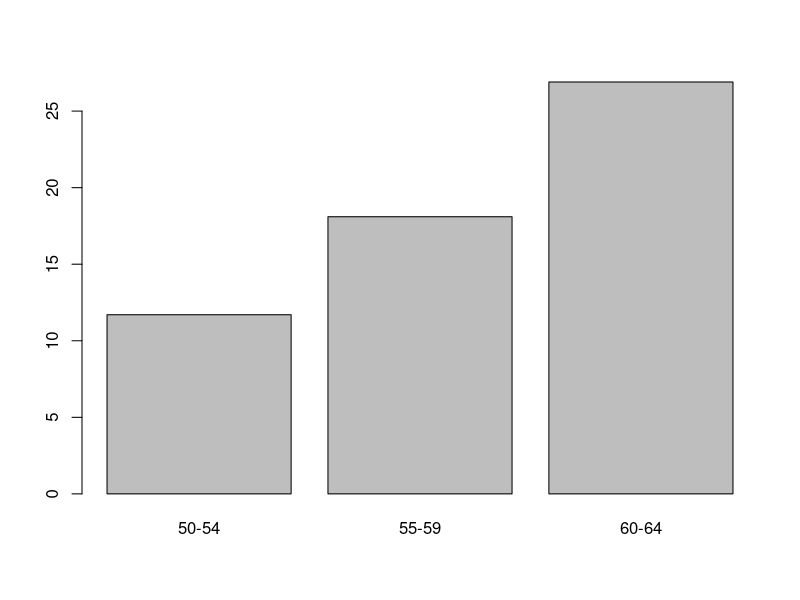
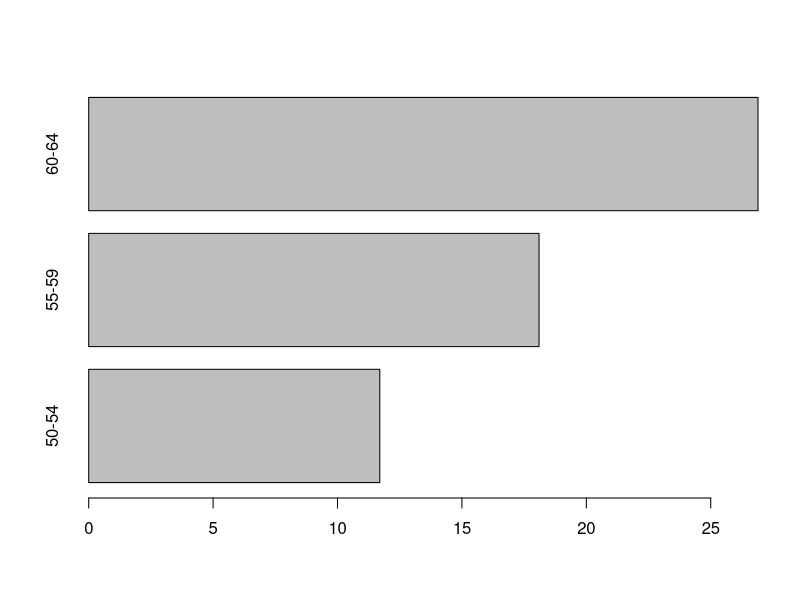
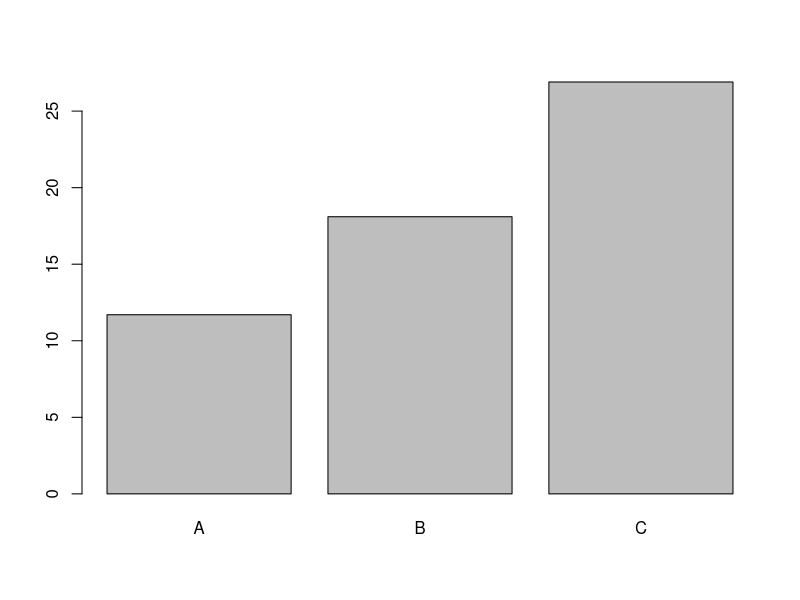
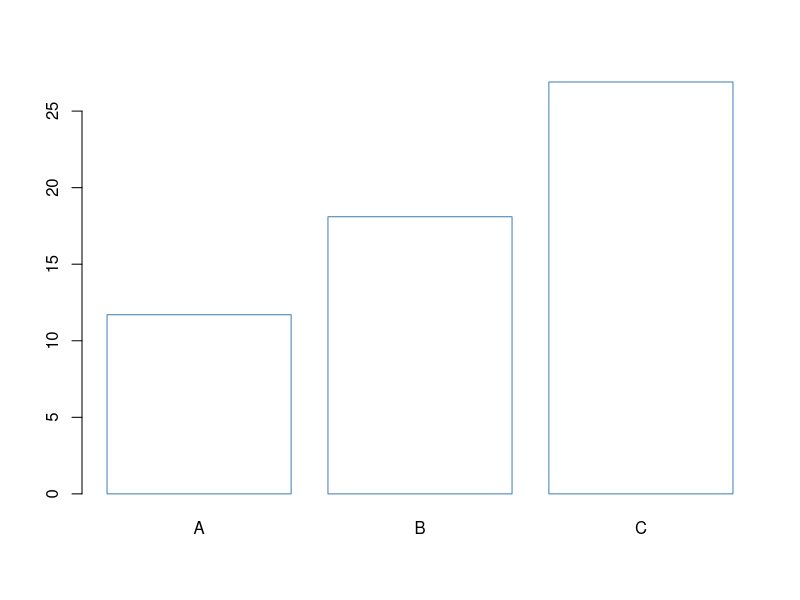
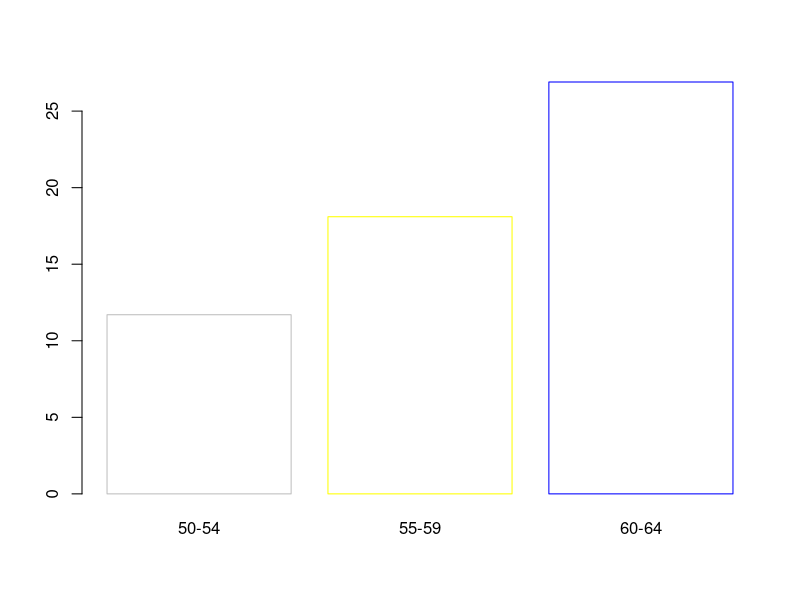
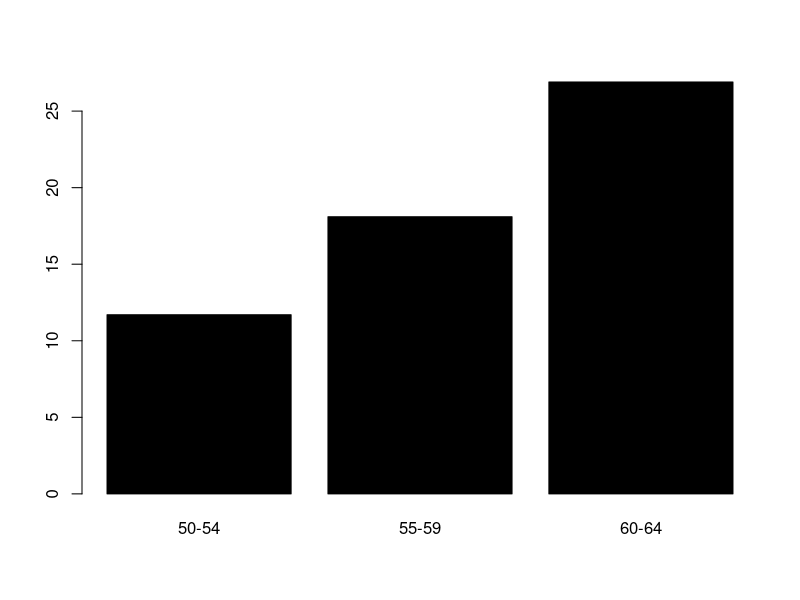
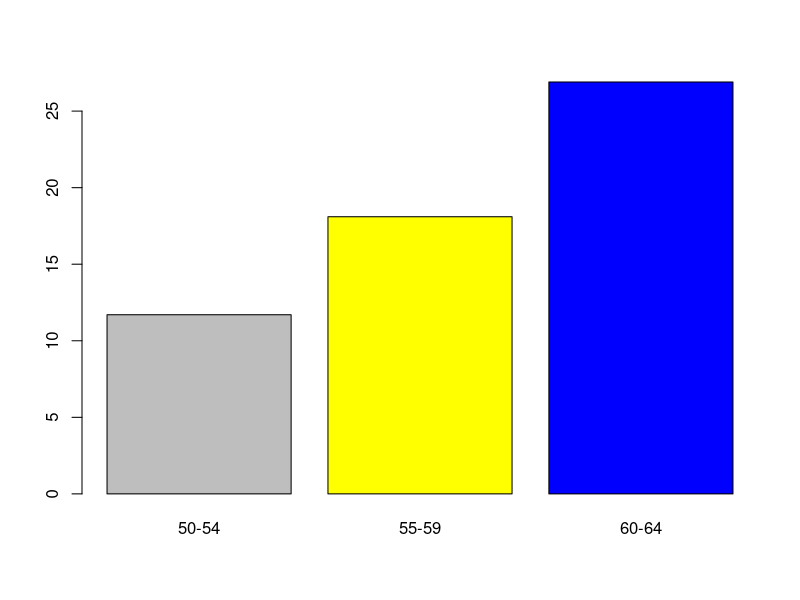
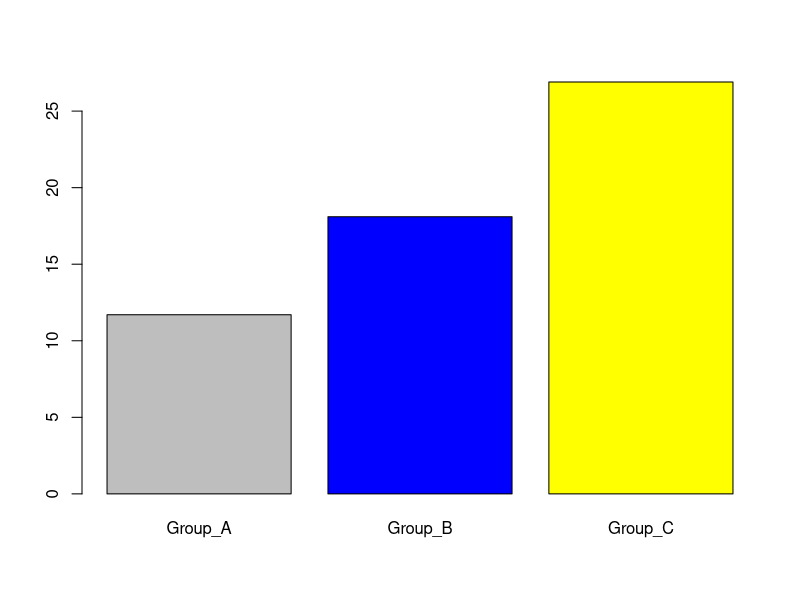

Source code (R) for these figures, in order:
# Data visualization Part-1 (Base R Plotting)
# Author: Mostafa S. Abd El-Maksoud

# 1. bar plot

# A bar plot is a graphical display of data using bars of different heights.
# In R, the barplot() function is commonly used to visualize categorical data 
# with corresponding numerical values.

# Load the dataset and extract data for plotting
VADeaths                           # View the dataset
x <- VADeaths[1:3, "Rural Male"]   # Extract first 3 age groups for Rural Males
x                                  # View extracted values

# Basic Bar plots

# Vertical bar plot (default)
barplot(x)

# Horizontal bar plot
barplot(x, horiz = TRUE)

# Change group names
barplot(x, names.arg = c("A", "B", "C"))

# Change color
barplot(x, names.arg = c("A", "B", "C"), col = "white", border = "steelblue")
barplot(x, col = "white", border = c("grey", "yellow", "blue"))
barplot(x, col = "black")
barplot(x, col = c("grey", "yellow", "blue"))
barplot(x, names.arg = c("Group_A", "Group_B", "Group_C"),
        col = c("grey", "blue", "yellow"), border = "black")

# Change main title and axis labels
barplot(x, main = "Death Rates in Virginia",
        xlab = "Age", ylab = "Rate")

# Stacked bar plots
barplot(VADeaths,
        col = c("lightblue", "mistyrose", "lightcyan", "lavender", "cornsilk"),
        legend = rownames(VADeaths))

# Grouped bar plots
barplot(VADeaths,
        col = c("lightblue", "mistyrose", "lightcyan", "lavender", "cornsilk"),
        legend = rownames(VADeaths),
        beside = TRUE)

# Full Custom Grouped Bar Plot with Legend
my_colors <- c("lightblue", "mistyrose", "lightcyan", "lavender", "cornsilk")
barplot(VADeaths, col = my_colors, border = "black",
        beside = TRUE, horiz = FALSE,
        main = "Bar Plot", xlab = "X-axis", ylab = "Y-axis")
legend("topleft", legend = rownames(VADeaths),
       fill = my_colors, box.lty = 1, cex = 0.8)

# 2. box plot

# Box plots visualize the distribution of numerical data across different groups.

# Load the built-in dataset
data <- ToothGrowth
head(data, 6)
str(data)

# Box plot of a single variable
boxplot(ToothGrowth$len)

# Box plots grouped by dose
boxplot(len ~ dose, data = ToothGrowth, frame = FALSE)
boxplot(len ~ dose, data = ToothGrowth, frame = FALSE, horizontal = TRUE)
boxplot(len ~ dose, data = ToothGrowth, frame = FALSE, notch = TRUE)

# Change group names
boxplot(len ~ dose, data = ToothGrowth, frame = FALSE,
        names = c("D0.5", "D1", "D2"))

# Change color
boxplot(len ~ dose, data = ToothGrowth, frame = FALSE, border = "steelblue")
boxplot(len ~ dose, data = ToothGrowth, frame = FALSE,
        border = c("#999999", "#E69F00", "#56B4E9"))
boxplot(len ~ dose, data = ToothGrowth, frame = FALSE, col = "steelblue")
boxplot(len ~ dose, data = ToothGrowth, frame = FALSE,
        col = c("#999999", "#E69F00", "#56B4E9"))

# Box plot with multiple groups
boxplot(len ~ supp*dose, data = ToothGrowth,
        col = c("white", "steelblue"), frame = FALSE)

# Add main title and axis labels
boxplot(len ~ dose, data = ToothGrowth,
        main = "Plot of Length by Dose",
        xlab = "Dose (mg)", ylab = "Tooth Length",
        col = "lightgray", frame = FALSE)

# Box plot with the number of observations: gplots::boxplot2()
library("gplots")
boxplot2(len ~ dose, data = ToothGrowth, frame = FALSE)
boxplot2(len ~ dose, data = ToothGrowth, frame = FALSE, top = TRUE)

# Plot multiple plots in one graph
par(mfrow = c(2, 2))
plot(1:10, type = "S", main = "Plot 1")
hist(rnorm(100), main = "Plot 2")
boxplot(mpg ~ cyl, data = mtcars, main = "Plot 3")
barplot(table(iris$Species), main = "Plot 4")

# 3. Line Plots - R Base Graphs

# Create some numeric data
x <- 1:10
y1 <- x * x
y2 <- 2 * y1

# Stair-step plot
plot(x, y1, type = "S", main = "Stair Step Plot", xlab = "x", ylab = "y1")

# Points and lines
plot(x, y1, type = "b", pch = 19, col = "red", xlab = "x", ylab = "y1")

# Plot Multiple Lines on the Same Graph
plot(x, y1, type = "b", frame = TRUE, pch = 19,
     col = "red", xlab = "x", ylab = "y-values",
     main = "Multiple Line Plot")
lines(x, y2, type = "b", pch = 18, col = "blue")

# 4. Histogram Plots in R

# Set seed for reproducibility
set.seed(1234)
x <- c(rnorm(200, mean = 55, sd = 5),
       rnorm(200, mean = 65, sd = 5))
head(x)

# Basic Histogram
hist(x, col = "steelblue", 
     main = "Histogram of Weights",
     xlab = "Weight", ylab = "Frequency")

# Adjust the Number of Bins
hist(x, col = "steelblue", 
     breaks = 30,
     main = "Histogram with 30 Bins",
     xlab = "Weight", ylab = "Frequency")

# Histogram using Sturges method
hist(x, breaks = "Sturges", col = "skyblue",
     main = "Histogram (Sturges Method)",
     xlab = "Weight")

# 5. density plots: density()

# Compute the kernel density estimate
dens <- density(mtcars$mpg)

# Basic density plot
plot(dens, frame = FALSE, col = "steelblue",
     main = "Density Plot of mpg",
     xlab = "Miles Per Gallon (mpg)")

# Fill the density area
plot(dens, frame = FALSE, col = "steelblue",
     main = "Filled Density Plot of mpg",
     xlab = "Miles Per Gallon (mpg)")
polygon(dens, col = "steelblue", border = "black")
